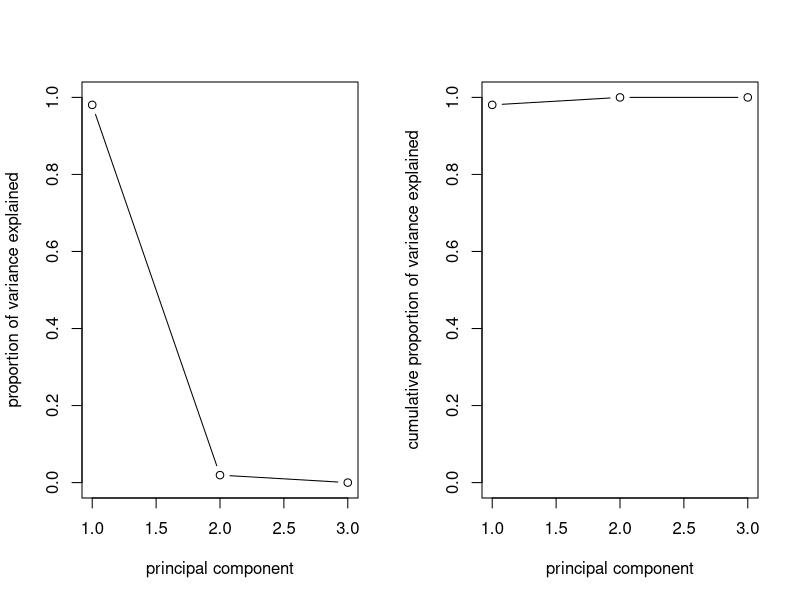
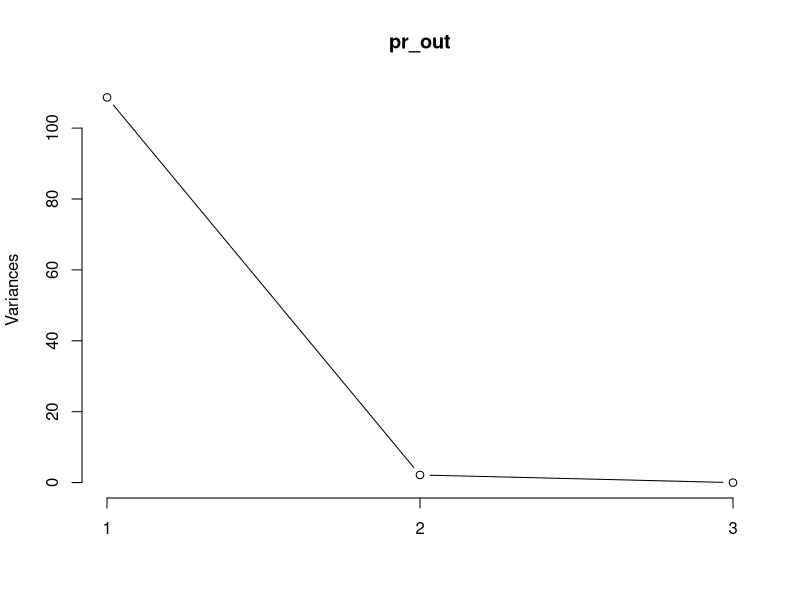
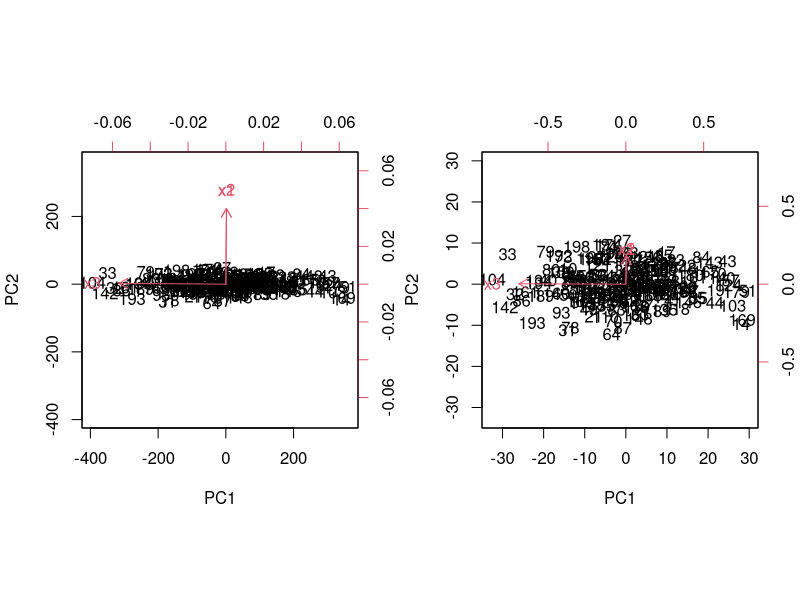
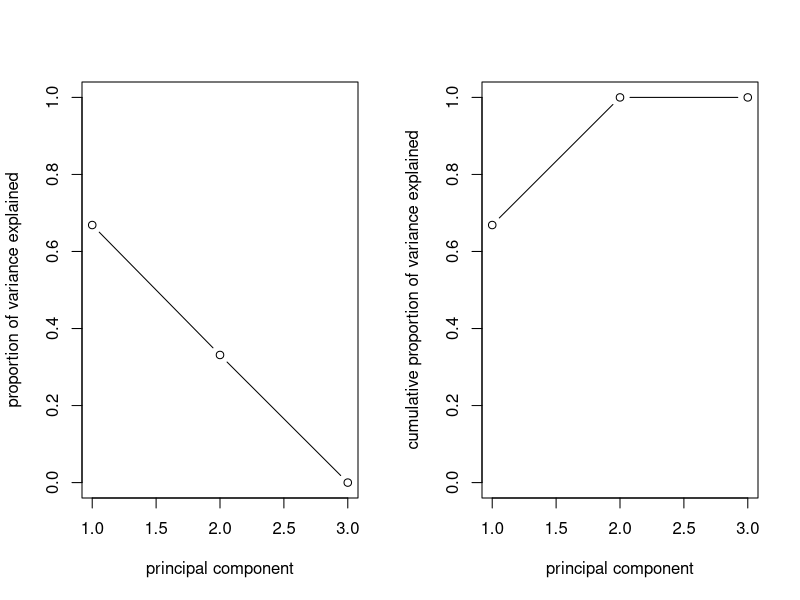
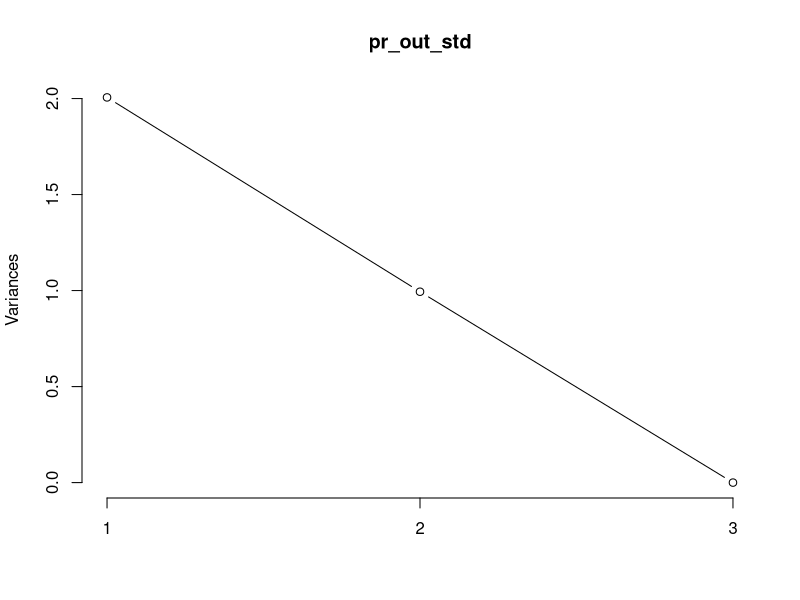
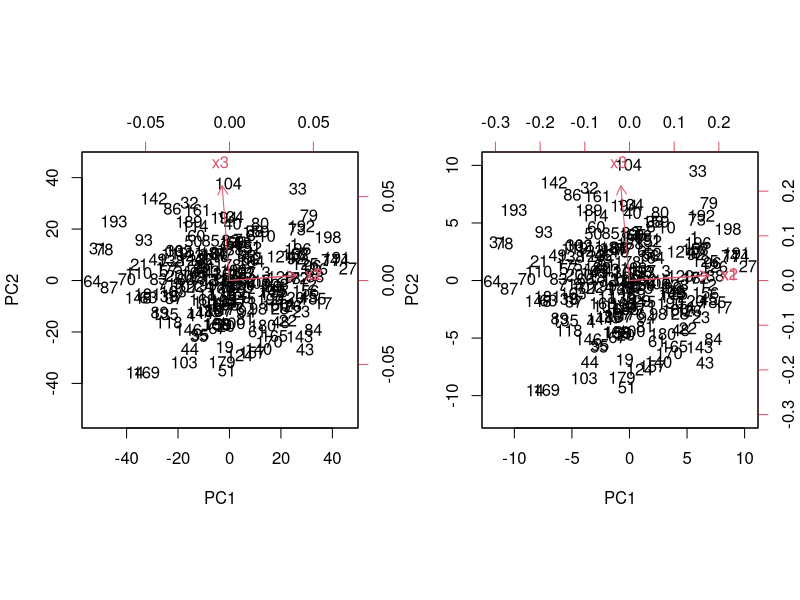

These figures' R source, in order:
set.seed(20240508)
x1 = rnorm(200)
x2 = x1 + 0.001*rnorm(200)
x3 = 10*rnorm(200)

#all are mean-zero

# non-standardized ===============================
mat_X = as.matrix(cbind(x1, x2, x3)) #(200, 3)
mat_S = t(mat_X) %*% mat_X/200
eigen_of_S = eigen(mat_S, TRUE)
eigen_of_S$values
eigen_of_S$vectors

# Or, using prcomp (r std)
pr_out = prcomp(mat_X, scale=FALSE)
names(pr_out)
pr_out$center
pr_out$scale
pr_out$sdev
pr_out$rotation #loadings(eigenvecs)
dim(pr_out$x) #200, 3, score vector.

mat_X[1,]
(pr_out$rotation %*% pr_out$x[1,]) + pr_out$center #reconstructed

#scree plot
pr_out_var = pr_out$sdev^2 #eigenvals
pve = pr_out_var / sum(pr_out_var)
pve #total variance explained by each principal component
par(mfrow=c(1,2))
plot(pve,
    xlab="principal component",
    ylab="proportion of variance explained",
    ylim=c(0,1), type="b")
plot(cumsum(pve),
    xlab="principal component",
    ylab="cumulative proportion of variance explained",
    ylim=c(0,1), type="b")
#or
par(mfrow=c(1,1))
screeplot(pr_out, type="lines")

#biplot
par(mfrow=c(1,2))
pr_out$rotation = -pr_out$rotation
pr_out$x = -pr_out$x
biplot(pr_out, scale=0, pc.biplot=TRUE)
biplot(pr_out, scale=1/2, pc.biplot=TRUE)





# standardized ===============================
mat_stdX = as.matrix(cbind(x1/sd(x1), x2/sd(x2), x3/sd(x3)))

mat_stdS = t(mat_stdX) %*% mat_stdX/200
eigen_of_stdS = eigen(mat_stdS)
eigen_of_stdS$values
eigen_of_stdS$vectors

# Or, using prcomp (r std)
pr_out_std = prcomp(mat_X, scale=TRUE) #<<<<
pr_out_std$center
pr_out_std$scale
pr_out_std$rotation #loadings
pr_out_std$sdev
dim(pr_out_std$x) #200, 3, score vector.

mat_X[1,]
(pr_out_std$rotation %*% pr_out_std$x[1,])*pr_out_std$scale + pr_out_std$center #reconstructed

#scree plot
pr_out_std_var = pr_out_std$sdev^2
pve_std = pr_out_std_var / sum(pr_out_std_var)
pve_std #total variance explained by each principal component
par(mfrow=c(1,2))
plot(pve_std,
    xlab="principal component",
    ylab="proportion of variance explained",
    ylim=c(0,1), type="b")
plot(cumsum(pve_std),
    xlab="principal component",
    ylab="cumulative proportion of variance explained",
    ylim=c(0,1), type="b")
#or
par(mfrow=c(1,1))
screeplot(pr_out_std, type="lines")

#biplot
par(mfrow=c(1,2))
pr_out_std$rotation = -pr_out_std$rotation
pr_out_std$x = -pr_out_std$x
biplot(pr_out_std, scale=0, pc.biplot=TRUE)
biplot(pr_out_std, scale=1/2, pc.biplot=TRUE)
